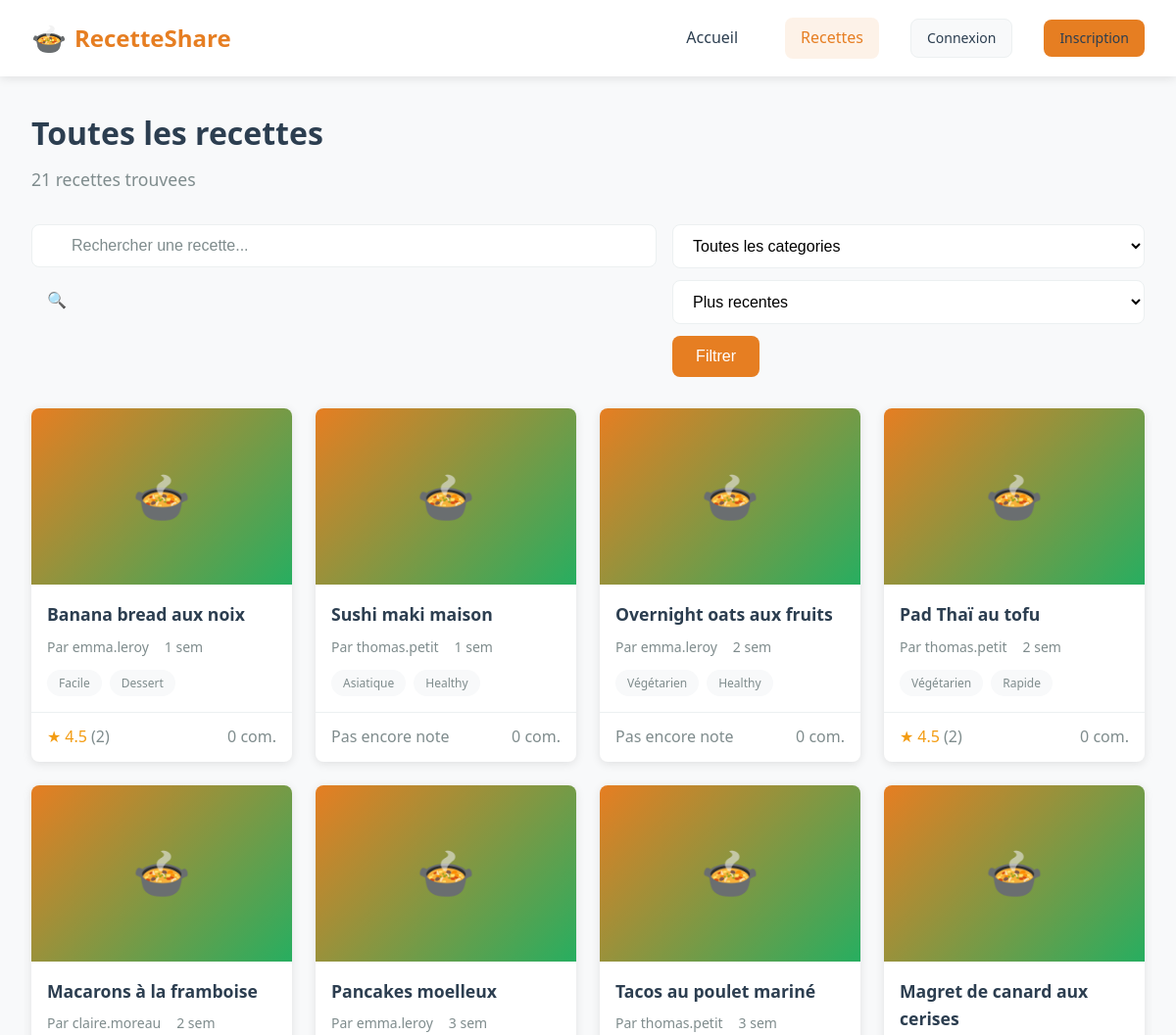
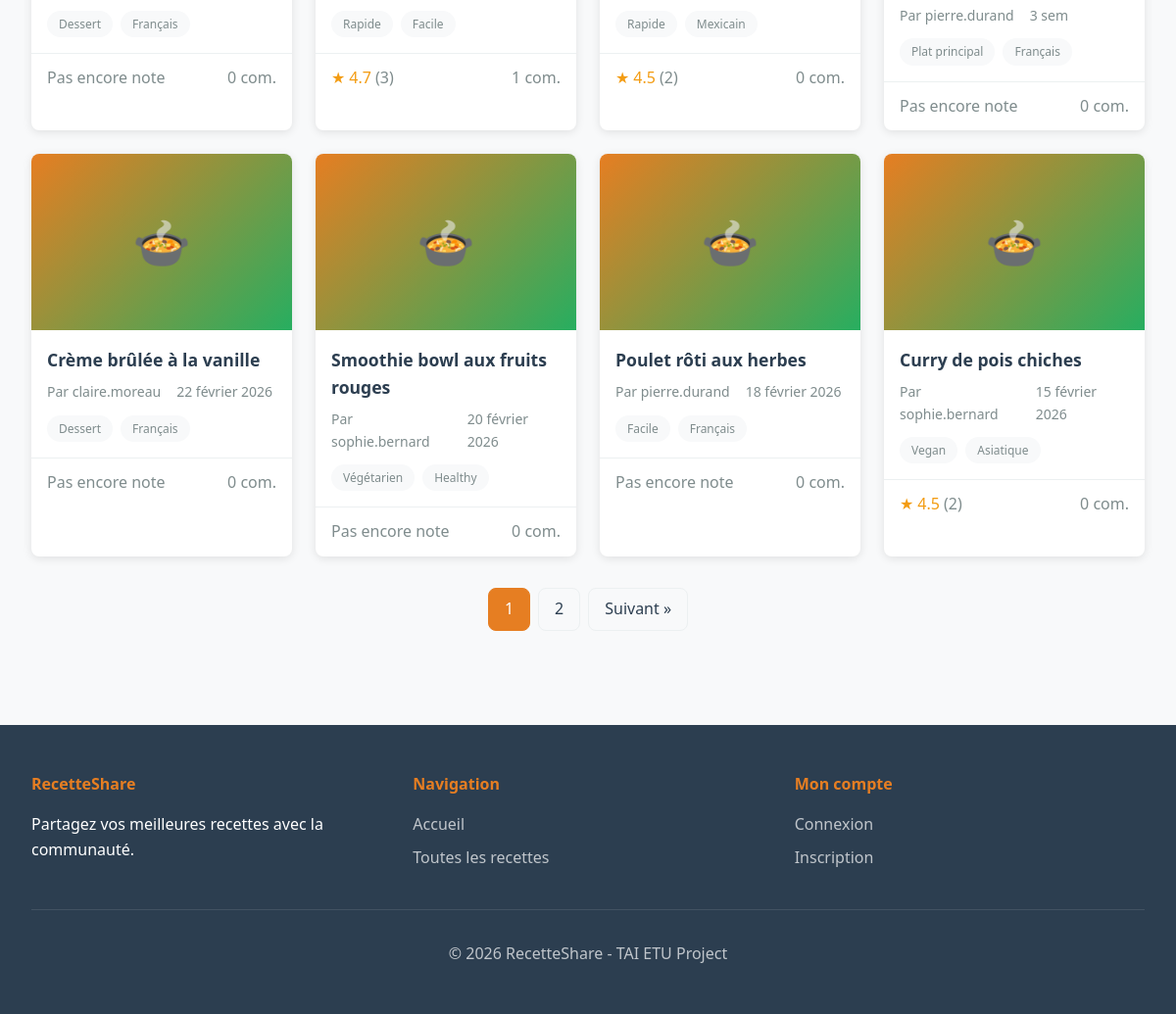
/pages/recipes.php, run on the app's committed database (2 pictures, top to bottom).
### tables this page shows
CREATE TABLE IF NOT EXISTS recipe (
    id INT AUTO_INCREMENT PRIMARY KEY,
    user_id INT NOT NULL,
    title VARCHAR(255) NOT NULL,
    description TEXT,
    photo VARCHAR(255) DEFAULT NULL,
    status ENUM('draft','published','archived') DEFAULT 'draft',
    created_at DATETIME DEFAULT CURRENT_TIMESTAMP,
    updated_at DATETIME DEFAULT CURRENT_TIMESTAMP ON UPDATE CURRENT_TIMESTAMP,
    FOREIGN KEY (user_id) REFERENCES users(id)
);

CREATE TABLE IF NOT EXISTS users (
    id INT AUTO_INCREMENT PRIMARY KEY,
    email VARCHAR(191) NOT NULL UNIQUE,
    password VARCHAR(255) NOT NULL
);

CREATE TABLE IF NOT EXISTS tag (
    id INT AUTO_INCREMENT PRIMARY KEY,
    name VARCHAR(50) NOT NULL UNIQUE
);

### includes/functions.php (called while the page is built, shortened)
<?php
function formatDate($date) {
    $timestamp = strtotime($date);
    $months = ['janvier', 'février', 'mars', 'avril', 'mai', 'juin',
               'juillet', 'août', 'septembre', 'octobre', 'novembre', 'décembre'];
    $day = date('j', $timestamp);
    $month = $months[date('n', $timestamp) - 1];
    $year = date('Y', $timestamp);
    return "$day $month $year";
}
function timeAgo($date) {
    $timestamp = strtotime($date);
    $diff = time() - $timestamp;
    if ($diff < 2592000) return floor($diff / 604800) . ' sem';
    return formatDate($date);
}
function getRecipeTags($pdo, $recipeId) {
    $stmt = $pdo->prepare('
        SELECT t.* FROM tag t
        JOIN recipe_tag rt ON t.id = rt.tag_id
        WHERE rt.recipe_id = ?
    ');
    $stmt->execute([$recipeId]);
    return $stmt->fetchAll(PDO::FETCH_ASSOC);
}
?>

### pages/recipes.php (the view, shortened to what this page needs)
<?php
require_once '../includes/db.php';
require_once '../includes/functions.php';
$search = isset($_GET['q']) ? trim($_GET['q']) : '';
$tagFilter = isset($_GET['tag']) ? (int)$_GET['tag'] : 0;
$sort = isset($_GET['sort']) ? $_GET['sort'] : 'recent';
$page = isset($_GET['page']) ? max(1, (int)$_GET['page']) : 1;
$perPage = 12;
$offset = ($page - 1) * $perPage;
$whereConditions = ['r.status = "published"'];
$params = [];
$whereClause = implode(' AND ', $whereConditions);
$orderClause = 'r.created_at DESC';
$countStmt = $pdo->prepare("SELECT COUNT(DISTINCT r.id) FROM recipe r WHERE $whereClause");
$countStmt->execute($params);
$totalRecipes = $countStmt->fetchColumn();
$totalPages = ceil($totalRecipes / $perPage);
$sql = "
    SELECT r.*, u.email as author_email,
           (SELECT AVG(rating) FROM rating WHERE recipe_id = r.id) as avg_rating,
           (SELECT COUNT(*) FROM rating WHERE recipe_id = r.id) as rating_count,
           (SELECT COUNT(*) FROM comment WHERE recipe_id = r.id) as comment_count,
           (SELECT COUNT(*) FROM favorite WHERE recipe_id = r.id) as favorite_count
    FROM recipe r
    JOIN users u ON r.user_id = u.id
    WHERE $whereClause
    ORDER BY $orderClause
    LIMIT $perPage OFFSET $offset
";
$stmt = $pdo->prepare($sql);
$stmt->execute($params);
$recipes = $stmt->fetchAll(PDO::FETCH_ASSOC);
$selectedTag = null;
require_once '../includes/header.php';
?>
<div class="container">
    <div class="page-header">
        <h1 class="page-title">
            <?php if ($selectedTag): ?>
                Recettes : <?= htmlspecialchars($selectedTag['name']) ?>
            <?php elseif ($search): ?>
                Resultats pour "<?= htmlspecialchars($search) ?>"
            <?php else: ?>
                Toutes les recettes
            <?php endif; ?>
        </h1>
        <p class="page-subtitle"><?= $totalRecipes ?> recette<?= $totalRecipes > 1 ? 's' : '' ?> trouvee<?= $totalRecipes > 1 ? 's' : '' ?></p>
    </div>
    <form method="get" class="search-bar">
        <div class="search-input-wrapper">
            <span class="search-icon">&#128269;</span>
            <input type="text" name="q" class="form-control" placeholder="Rechercher une recette..." value="<?= htmlspecialchars($search) ?>">
        </div>
        <div class="filters">
            <select name="tag" class="form-control filter-select">
                <option value="">Toutes les categories</option>
            </select>
            <select name="sort" class="form-control filter-select">
                <option value="recent" <?= $sort === 'recent' ? 'selected' : '' ?>>Plus recentes</option>
            </select>
            <button type="submit" class="btn btn-primary">Filtrer</button>
        </div>
    </form>
    <?php if (empty($recipes)): ?>
        <div class="empty-state">
            <div class="empty-state-icon">&#128269;</div>
            <h3 class="empty-state-title">Aucune recette trouvee</h3>
            <p class="empty-state-text">
                <?php if ($search || $tagFilter): ?>
                    Essayez de modifier vos criteres de recherche.
                <?php else: ?>
                    Soyez le premier a partager une recette !
                <?php endif; ?>
            </p>
            <?php if (isLoggedIn()): ?>
                <a href="recipe_create.php" class="btn btn-primary">Ajouter une recette</a>
            <?php endif; ?>
        </div>
    <?php else: ?>
        <div class="grid grid-4">
            <?php foreach ($recipes as $recipe): ?>
                <?php $tags = getRecipeTags($pdo, $recipe['id']); ?>
                <article class="recipe-card">
                    <a href="recipe.php?id=<?= $recipe['id'] ?>">
                        <div class="recipe-card-placeholder">&#127858;</div>
                    </a>
                    <div class="recipe-card-body">
                        <a href="recipe.php?id=<?= $recipe['id'] ?>">
                            <h3 class="recipe-card-title"><?= htmlspecialchars($recipe['title']) ?></h3>
                        </a>
                        <div class="recipe-card-meta">
                            <span>Par <?= htmlspecialchars(explode('@', $recipe['author_email'])[0]) ?></span>
                            <span><?= timeAgo($recipe['created_at']) ?></span>
                        </div>
                        <?php if (!empty($tags)): ?>
                            <div class="recipe-card-tags">
                                <?php foreach (array_slice($tags, 0, 2) as $tag): ?>
                                    <a href="recipes.php?tag=<?= $tag['id'] ?>" class="tag"><?= htmlspecialchars($tag['name']) ?></a>
                                <?php endforeach; ?>
                            </div>
                        <?php endif; ?>
                    </div>
                    <div class="recipe-card-footer">
                        <div class="recipe-card-rating">
                            <?php if ($recipe['avg_rating']): ?>
                                <span>&#9733;</span>
                                <span><?= number_format($recipe['avg_rating'], 1) ?></span>
                                <span class="text-muted">(<?= $recipe['rating_count'] ?>)</span>
                            <?php else: ?>
                                <span class="text-muted">Pas encore note</span>
                            <?php endif; ?>
                        </div>
                        <span class="text-muted"><?= $recipe['comment_count'] ?> com.</span>
                    </div>
                </article>
            <?php endforeach; ?>
        </div>
        <?php if ($totalPages > 1): ?>
            <div class="pagination">
                <?php for ($i = max(1, $page - 2); $i <= min($totalPages, $page + 2); $i++): ?>
                    <?php if ($i == $page): ?>
                        <span class="current"><?= $i ?></span>
                    <?php else: ?>
                        <a href="?<?= http_build_query(array_merge($_GET, ['page' => $i])) ?>"><?= $i ?></a>
                    <?php endif; ?>
                <?php endfor; ?>
                <?php if ($page < $totalPages): ?>
                    <a href="?<?= http_build_query(array_merge($_GET, ['page' => $page + 1])) ?>">Suivant &raquo;</a>
                <?php endif; ?>
            </div>
        <?php endif; ?>
    <?php endif; ?>
</div>
<?php require_once '../includes/footer.php'; ?>

### assets/style.css (style rules this page uses)
:root { --primary-color: #e67e22; --primary-dark: #d35400; --secondary-color: #27ae60; --text-dark: #2c3e50; --text-light: #7f8c8d; --bg-light: #f8f9fa; --bg-white: #ffffff; --border-color: #ecf0f1; --danger-color: #e74c3c; --warning-color: #f39c12; --success-color: #27ae60; --shadow: 0 2px 10px rgba(0, 0, 0, 0.1); --radius: 8px; }
* { margin: 0; padding: 0; box-sizing: border-box; }
body { font-family: 'Segoe UI', Tahoma, Geneva, Verdana, sans-serif; background-color: var(--bg-light); color: var(--text-dark); line-height: 1.6; }
a { color: var(--primary-color); text-decoration: none; transition: color 0.3s ease; }
.btn { display: inline-flex; align-items: center; justify-content: center; gap: 0.5rem; padding: 0.75rem 1.5rem; border: none; border-radius: var(--radius); font-size: 1rem; font-weight: 500; cursor: pointer; transition: all 0.3s ease; text-decoration: none; }
.btn-primary { background-color: var(--primary-color); color: white; }
.container { max-width: 1200px; margin: 0 auto; padding: 2rem; }
.page-header { margin-bottom: 2rem; }
.page-title { font-size: 2rem; color: var(--text-dark); margin-bottom: 0.5rem; }
.page-subtitle { color: var(--text-light); font-size: 1.1rem; }
.grid { display: grid; gap: 1.5rem; }
.grid-4 { grid-template-columns: repeat(4, 1fr); }
.recipe-card { background: var(--bg-white); border-radius: var(--radius); overflow: hidden; box-shadow: var(--shadow); transition: transform 0.3s ease, box-shadow 0.3s ease; }
.recipe-card-placeholder { width: 100%; height: 180px; background: linear-gradient(135deg, var(--primary-color), var(--secondary-color)); display: flex; align-items: center; justify-content: center; color: white; font-size: 3rem; }
.recipe-card-body { padding: 1rem; }
.recipe-card-title { font-size: 1.1rem; font-weight: 600; color: var(--text-dark); margin-bottom: 0.5rem; display: -webkit-box; -webkit-line-clamp: 2; -webkit-box-orient: vertical; overflow: hidden; }
.recipe-card-meta { display: flex; align-items: center; gap: 1rem; color: var(--text-light); font-size: 0.875rem; margin-bottom: 0.75rem; }
.recipe-card-tags { display: flex; flex-wrap: wrap; gap: 0.5rem; }
.tag { display: inline-block; padding: 0.25rem 0.75rem; background-color: var(--bg-light); color: var(--text-light); border-radius: 20px; font-size: 0.75rem; font-weight: 500; }
.recipe-card-footer { display: flex; justify-content: space-between; align-items: center; padding: 0.75rem 1rem; border-top: 1px solid var(--border-color); }
.recipe-card-rating { display: flex; align-items: center; gap: 0.25rem; color: var(--warning-color); }
.form-control { width: 100%; padding: 0.75rem 1rem; font-size: 1rem; border: 1px solid var(--border-color); border-radius: var(--radius); background-color: var(--bg-white); transition: border-color 0.3s ease, box-shadow 0.3s ease; }
.form-control::placeholder { color: var(--text-light); }
select.form-control { cursor: pointer; }
.search-bar { display: flex; gap: 1rem; margin-bottom: 2rem; flex-wrap: wrap; }
.search-input-wrapper { flex: 1; min-width: 250px; position: relative; }
.search-input-wrapper .form-control { padding-left: 2.5rem; }
.search-icon { position: absolute; left: 1rem; top: 50%; transform: translateY(-50%); color: var(--text-light); }
.filters { display: flex; gap: 0.75rem; flex-wrap: wrap; }
.filter-select { min-width: 150px; }
.pagination { display: flex; justify-content: center; gap: 0.5rem; margin-top: 2rem; }
.pagination a, .pagination span { padding: 0.5rem 1rem; border: 1px solid var(--border-color); border-radius: var(--radius); color: var(--text-dark); text-decoration: none; transition: all 0.3s ease; }
.pagination .current { background: var(--primary-color); border-color: var(--primary-color); color: white; }
.text-muted { color: var(--text-light); }

### data on the page
recipe: title "Banana bread aux noix", user.email "emma.leroy", created_at "1 sem", avg_rating "4.5", rating_count "2", comment_count "0"
tag: name "Facile"
tag: name "Dessert"
recipe: title "Sushi maki maison", user.email "thomas.petit", created_at "1 sem", shows "Pas encore note", comment_count "0"
tag: name "Asiatique"
tag: name "Healthy"
recipe: title "Overnight oats aux fruits", user.email "emma.leroy", created_at "2 sem", shows "Pas encore note", comment_count "0"
tag: name "Végétarien"
recipe: title "Pad Thaï au tofu", user.email "thomas.petit", created_at "2 sem", avg_rating "4.5", rating_count "2", comment_count "0"
tag: name "Rapide"
recipe: title "Macarons à la framboise", user.email "claire.moreau", created_at "2 sem", shows "Pas encore note", comment_count "0"
tag: name "Français"
recipe: title "Pancakes moelleux", user.email "emma.leroy", created_at "3 sem", avg_rating "4.7", rating_count "3", comment_count "1"
recipe: title "Tacos au poulet mariné", user.email "thomas.petit", created_at "3 sem", avg_rating "4.5", rating_count "2", comment_count "0"
tag: name "Mexicain"
recipe: title "Magret de canard aux cerises", user.email "pierre.durand", created_at "3 sem", shows "Pas encore note", comment_count "0"
tag: name "Plat principal"
recipe: title "Crème brûlée à la vanille", user.email "claire.moreau", created_at "22 février 2026", shows "Pas encore note", comment_count "0"
recipe: title "Smoothie bowl aux fruits rouges", user.email "sophie.bernard", created_at "20 février 2026", shows "Pas encore note", comment_count "0"
recipe: title "Poulet rôti aux herbes", user.email "pierre.durand", created_at "18 février 2026", shows "Pas encore note", comment_count "0"
recipe: title "Curry de pois chiches", user.email "sophie.bernard", created_at "15 février 2026", avg_rating "4.5", rating_count "2", comment_count "0"
tag: name "Vegan"

### other printed values
$totalRecipes "21"
